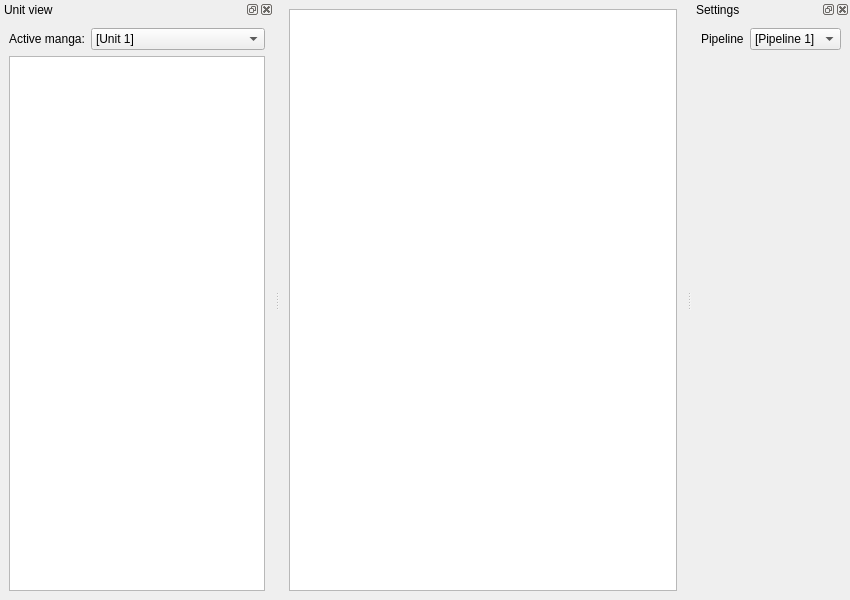
<?xml version="1.0" encoding="UTF-8"?>
<ui version="4.0">
 <class>PageEditor</class>
 <widget class="QMainWindow" name="PageEditor">
  <property name="geometry">
   <rect>
    <x>0</x>
    <y>0</y>
    <width>850</width>
    <height>600</height>
   </rect>
  </property>
  <property name="windowTitle">
   <string>PageEditor</string>
  </property>
  <widget class="QWidget" name="centralwidget">
   <layout class="QVBoxLayout" name="verticalLayout_2">
    <item>
     <layout class="QVBoxLayout" name="verticalLayout">
      <item>
       <widget class="QGraphicsView" name="image_graphicsView"/>
      </item>
     </layout>
    </item>
   </layout>
  </widget>
  <widget class="QDockWidget" name="unit_view_dockWidget">
   <property name="windowTitle">
    <string>Unit view</string>
   </property>
   <attribute name="dockWidgetArea">
    <number>1</number>
   </attribute>
   <widget class="QWidget" name="dockWidgetContents">
    <layout class="QVBoxLayout" name="verticalLayout_5">
     <item>
      <layout class="QVBoxLayout" name="verticalLayout_3">
       <item>
        <layout class="QHBoxLayout" name="horizontalLayout">
         <item alignment="Qt::AlignmentFlag::AlignLeft">
          <widget class="QLabel" name="label">
           <property name="text">
            <string>Active manga:</string>
           </property>
          </widget>
         </item>
         <item>
          <widget class="QComboBox" name="active_unit_comboBox">
           <property name="sizePolicy">
            <sizepolicy hsizetype="Expanding" vsizetype="Fixed">
             <horstretch>0</horstretch>
             <verstretch>0</verstretch>
            </sizepolicy>
           </property>
           <item>
            <property name="text">
             <string>[Unit 1]</string>
            </property>
           </item>
           <item>
            <property name="text">
             <string>[Unit 2]</string>
            </property>
           </item>
          </widget>
         </item>
        </layout>
       </item>
       <item>
        <widget class="QTreeView" name="treeView"/>
       </item>
      </layout>
     </item>
    </layout>
   </widget>
  </widget>
  <widget class="QDockWidget" name="item_settings_dockWidget">
   <property name="windowTitle">
    <string>Settings</string>
   </property>
   <attribute name="dockWidgetArea">
    <number>2</number>
   </attribute>
   <widget class="QWidget" name="dockWidgetContents_2">
    <layout class="QVBoxLayout" name="verticalLayout_6">
     <item>
      <layout class="QVBoxLayout" name="verticalLayout_4">
       <item>
        <layout class="QHBoxLayout" name="horizontalLayout_2">
         <item alignment="Qt::AlignmentFlag::AlignLeft">
          <widget class="QLabel" name="label_2">
           <property name="text">
            <string>Pipeline</string>
           </property>
          </widget>
         </item>
         <item>
          <widget class="QComboBox" name="pipeline_comboBox">
           <property name="sizePolicy">
            <sizepolicy hsizetype="Expanding" vsizetype="Fixed">
             <horstretch>0</horstretch>
             <verstretch>0</verstretch>
            </sizepolicy>
           </property>
           <item>
            <property name="text">
             <string>[Pipeline 1]</string>
            </property>
           </item>
           <item>
            <property name="text">
             <string>[Pipeline 2]</string>
            </property>
           </item>
          </widget>
         </item>
        </layout>
       </item>
       <item>
        <spacer name="verticalSpacer">
         <property name="orientation">
          <enum>Qt::Orientation::Vertical</enum>
         </property>
         <property name="sizeHint" stdset="0">
          <size>
           <width>20</width>
           <height>40</height>
          </size>
         </property>
        </spacer>
       </item>
      </layout>
     </item>
    </layout>
   </widget>
  </widget>
 </widget>
 <resources/>
 <connections/>
</ui>
